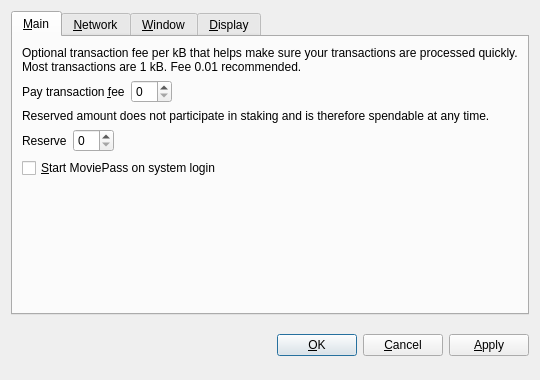
<?xml version="1.0" encoding="UTF-8"?>
<ui version="4.0">
 <class>OptionsDialog</class>
 <widget class="QDialog" name="OptionsDialog">
  <property name="geometry">
   <rect>
    <x>0</x>
    <y>0</y>
    <width>540</width>
    <height>380</height>
   </rect>
  </property>
  <property name="windowTitle">
   <string>Options</string>
  </property>
  <property name="modal">
   <bool>true</bool>
  </property>
  <layout class="QVBoxLayout" name="verticalLayout">
   <item>
    <widget class="QTabWidget" name="tabWidget">
     <property name="tabPosition">
      <enum>QTabWidget::North</enum>
     </property>
     <property name="currentIndex">
      <number>0</number>
     </property>
     <widget class="QWidget" name="tabMain">
      <attribute name="title">
       <string>&amp;Main</string>
      </attribute>
      <layout class="QVBoxLayout" name="verticalLayout_Main">
       <item>
        <widget class="QLabel" name="transactionFeeInfoLabel">
         <property name="text">
          <string>Optional transaction fee per kB that helps make sure your transactions are processed quickly. Most transactions are 1 kB. Fee 0.01 recommended.</string>
         </property>
         <property name="textFormat">
          <enum>Qt::PlainText</enum>
         </property>
         <property name="wordWrap">
          <bool>true</bool>
         </property>
        </widget>
       </item>
       <item>
        <layout class="QHBoxLayout" name="horizontalLayoutFee">
         <item>
          <widget class="QLabel" name="transactionFeeLabel">
           <property name="text">
            <string>Pay transaction &amp;fee</string>
           </property>
           <property name="textFormat">
            <enum>Qt::PlainText</enum>
           </property>
           <property name="buddy">
            <cstring>transactionFee</cstring>
           </property>
          </widget>
         </item>
         <item>
          <widget class="BitcoinAmountField" name="transactionFee"/>
         </item>
         <item>
          <spacer name="horizontalSpacerFee">
           <property name="orientation">
            <enum>Qt::Horizontal</enum>
           </property>
           <property name="sizeHint" stdset="0">
            <size>
             <width>40</width>
             <height>20</height>
            </size>
           </property>
          </spacer>
         </item>
        </layout>
       </item>
       <item>
        <widget class="QLabel" name="reserveBalanceInfoLabel">
         <property name="text">
          <string>Reserved amount does not participate in staking and is therefore spendable at any time.</string>
         </property>
         <property name="textFormat">
          <enum>Qt::PlainText</enum>
         </property>
         <property name="wordWrap">
          <bool>true</bool>
         </property>
        </widget>
       </item>
       <item>
        <layout class="QHBoxLayout" name="horizontalLayoutReserveBalance">
         <item>
          <widget class="QLabel" name="reserveBalanceLabel">
           <property name="text">
            <string>Reserve</string>
           </property>
           <property name="textFormat">
            <enum>Qt::PlainText</enum>
           </property>
           <property name="buddy">
            <cstring>reserveBalance</cstring>
           </property>
          </widget>
         </item>
         <item>
          <widget class="BitcoinAmountField" name="reserveBalance"/>
         </item>
         <item>
          <spacer name="horizontalSpacerReserveBalance">
           <property name="orientation">
            <enum>Qt::Horizontal</enum>
           </property>
           <property name="sizeHint" stdset="0">
            <size>
             <width>40</width>
             <height>20</height>
            </size>
           </property>
          </spacer>
         </item>
        </layout>
       </item>
       <item>
        <widget class="QCheckBox" name="bitcoinAtStartup">
         <property name="toolTip">
          <string>Automatically start MoviePass after logging in to the system.</string>
         </property>
         <property name="text">
          <string>&amp;Start MoviePass on system login</string>
         </property>
        </widget>
       </item>
       <item>
        <spacer name="verticalSpacer_Main">
         <property name="orientation">
          <enum>Qt::Vertical</enum>
         </property>
         <property name="sizeHint" stdset="0">
          <size>
           <width>20</width>
           <height>40</height>
          </size>
         </property>
        </spacer>
       </item>
      </layout>
     </widget>
     <widget class="QWidget" name="tabNetwork">
      <attribute name="title">
       <string>&amp;Network</string>
      </attribute>
      <layout class="QVBoxLayout" name="verticalLayout_Network">
       <item>
        <widget class="QCheckBox" name="mapPortUpnp">
         <property name="toolTip">
          <string>Automatically open the MoviePass client port on the router. This only works when your router supports UPnP and it is enabled.</string>
         </property>
         <property name="text">
          <string>Map port using &amp;UPnP</string>
         </property>
        </widget>
       </item>
       <item>
        <widget class="QCheckBox" name="connectSocks">
         <property name="toolTip">
          <string>Connect to the MoviePass network through a SOCKS5 proxy (e.g. when connecting through Tor).</string>
         </property>
         <property name="text">
          <string>&amp;Connect through SOCKS5 proxy:</string>
         </property>
        </widget>
       </item>
       <item>
        <layout class="QHBoxLayout" name="horizontalLayout_Network">
         <item>
          <widget class="QLabel" name="proxyIpLabel">
           <property name="text">
            <string>Proxy &amp;IP:</string>
           </property>
           <property name="textFormat">
            <enum>Qt::PlainText</enum>
           </property>
           <property name="buddy">
            <cstring>proxyIp</cstring>
           </property>
          </widget>
         </item>
         <item>
          <widget class="QValidatedLineEdit" name="proxyIp">
           <property name="maximumSize">
            <size>
             <width>140</width>
             <height>16777215</height>
            </size>
           </property>
           <property name="toolTip">
            <string>IP address of the proxy (e.g. 127.0.0.1)</string>
           </property>
          </widget>
         </item>
         <item>
          <widget class="QLabel" name="proxyPortLabel">
           <property name="text">
            <string>&amp;Port:</string>
           </property>
           <property name="textFormat">
            <enum>Qt::PlainText</enum>
           </property>
           <property name="buddy">
            <cstring>proxyPort</cstring>
           </property>
          </widget>
         </item>
         <item>
          <widget class="QLineEdit" name="proxyPort">
           <property name="maximumSize">
            <size>
             <width>55</width>
             <height>16777215</height>
            </size>
           </property>
           <property name="toolTip">
            <string>Port of the proxy (e.g. 9050)</string>
           </property>
          </widget>
         </item>
         <item>
          <spacer name="horizontalSpacer_Network">
           <property name="orientation">
            <enum>Qt::Horizontal</enum>
           </property>
           <property name="sizeHint" stdset="0">
            <size>
             <width>40</width>
             <height>20</height>
            </size>
           </property>
          </spacer>
         </item>
        </layout>
       </item>
       <item>
        <spacer name="verticalSpacer_Network">
         <property name="orientation">
          <enum>Qt::Vertical</enum>
         </property>
         <property name="sizeHint" stdset="0">
          <size>
           <width>20</width>
           <height>40</height>
          </size>
         </property>
        </spacer>
       </item>
      </layout>
     </widget>
     <widget class="QWidget" name="tabWindow">
      <attribute name="title">
       <string>&amp;Window</string>
      </attribute>
      <layout class="QVBoxLayout" name="verticalLayout_Window">
       <item>
        <widget class="QCheckBox" name="minimizeToTray">
         <property name="toolTip">
          <string>Show only a tray icon after minimizing the window.</string>
         </property>
         <property name="text">
          <string>&amp;Minimize to the tray instead of the taskbar</string>
         </property>
        </widget>
       </item>
       <item>
        <widget class="QCheckBox" name="minimizeOnClose">
         <property name="toolTip">
          <string>Minimize instead of exit the application when the window is closed. When this option is enabled, the application will be closed only after selecting Quit in the menu.</string>
         </property>
         <property name="text">
          <string>M&amp;inimize on close</string>
         </property>
        </widget>
       </item>
       <item>
        <spacer name="verticalSpacer_Window">
         <property name="orientation">
          <enum>Qt::Vertical</enum>
         </property>
         <property name="sizeHint" stdset="0">
          <size>
           <width>20</width>
           <height>40</height>
          </size>
         </property>
        </spacer>
       </item>
      </layout>
     </widget>
     <widget class="QWidget" name="tabDisplay">
      <attribute name="title">
       <string>&amp;Display</string>
      </attribute>
      <layout class="QVBoxLayout" name="verticalLayout_Display">
       <item>
        <layout class="QHBoxLayout" name="horizontalLayout_1_Display">
         <item>
          <widget class="QLabel" name="langLabel">
           <property name="text">
            <string>User Interface &amp;language:</string>
           </property>
           <property name="textFormat">
            <enum>Qt::PlainText</enum>
           </property>
           <property name="buddy">
            <cstring>lang</cstring>
           </property>
          </widget>
         </item>
         <item>
          <widget class="QValueComboBox" name="lang">
           <property name="toolTip">
            <string>The user interface language can be set here. This setting will take effect after restarting MoviePass.</string>
           </property>
          </widget>
         </item>
        </layout>
       </item>
       <item>
        <layout class="QHBoxLayout" name="horizontalLayout_2_Display">
         <item>
          <widget class="QLabel" name="unitLabel">
           <property name="text">
            <string>&amp;Unit to show amounts in:</string>
           </property>
           <property name="textFormat">
            <enum>Qt::PlainText</enum>
           </property>
           <property name="buddy">
            <cstring>unit</cstring>
           </property>
          </widget>
         </item>
         <item>
          <widget class="QValueComboBox" name="unit">
           <property name="toolTip">
            <string>Choose the default subdivision unit to show in the interface and when sending coins.</string>
           </property>
          </widget>
         </item>
        </layout>
       </item>
       <item>
        <widget class="QCheckBox" name="coinControlFeatures">
         <property name="toolTip">
          <string>Whether to show coin control features or not.</string>
         </property>
         <property name="text">
          <string>Display coin &amp;control features (experts only!)</string>
         </property>
        </widget>
       </item>
       <item>
        <spacer name="verticalSpacer_Display">
         <property name="orientation">
          <enum>Qt::Vertical</enum>
         </property>
         <property name="sizeHint" stdset="0">
          <size>
           <width>20</width>
           <height>40</height>
          </size>
         </property>
        </spacer>
       </item>
      </layout>
     </widget>
    </widget>
   </item>
   <item>
    <layout class="QHBoxLayout" name="horizontalLayout_Buttons">
     <item>
      <spacer name="horizontalSpacer_1">
       <property name="orientation">
        <enum>Qt::Horizontal</enum>
       </property>
       <property name="sizeHint" stdset="0">
        <size>
         <width>40</width>
         <height>48</height>
        </size>
       </property>
      </spacer>
     </item>
     <item>
      <widget class="QLabel" name="statusLabel">
       <property name="font">
        <font>
         <weight>75</weight>
         <bold>true</bold>
        </font>
       </property>
       <property name="text">
        <string/>
       </property>
       <property name="textFormat">
        <enum>Qt::PlainText</enum>
       </property>
       <property name="wordWrap">
        <bool>true</bool>
       </property>
      </widget>
     </item>
     <item>
      <spacer name="horizontalSpacer_2">
       <property name="orientation">
        <enum>Qt::Horizontal</enum>
       </property>
       <property name="sizeHint" stdset="0">
        <size>
         <width>40</width>
         <height>48</height>
        </size>
       </property>
      </spacer>
     </item>
     <item>
      <widget class="QPushButton" name="okButton">
       <property name="text">
        <string>&amp;OK</string>
       </property>
      </widget>
     </item>
     <item>
      <widget class="QPushButton" name="cancelButton">
       <property name="text">
        <string>&amp;Cancel</string>
       </property>
       <property name="autoDefault">
        <bool>false</bool>
       </property>
      </widget>
     </item>
     <item>
      <widget class="QPushButton" name="applyButton">
       <property name="text">
        <string>&amp;Apply</string>
       </property>
       <property name="autoDefault">
        <bool>false</bool>
       </property>
      </widget>
     </item>
    </layout>
   </item>
  </layout>
 </widget>
 <customwidgets>
  <customwidget>
   <class>BitcoinAmountField</class>
   <extends>QSpinBox</extends>
   <header>bitcoinamountfield.h</header>
  </customwidget>
  <customwidget>
   <class>QValueComboBox</class>
   <extends>QComboBox</extends>
   <header>qvaluecombobox.h</header>
  </customwidget>
  <customwidget>
   <class>QValidatedLineEdit</class>
   <extends>QLineEdit</extends>
   <header>qvalidatedlineedit.h</header>
  </customwidget>
 </customwidgets>
 <resources/>
 <connections/>
</ui>
